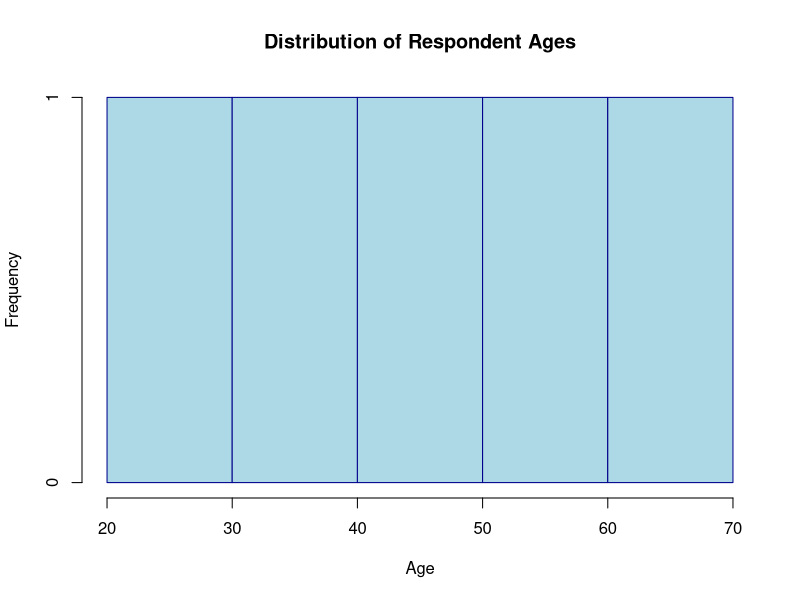
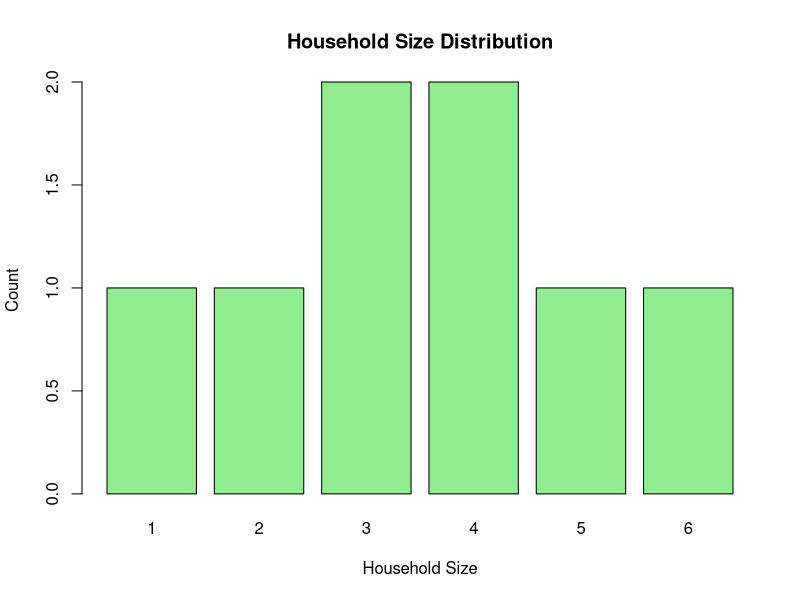
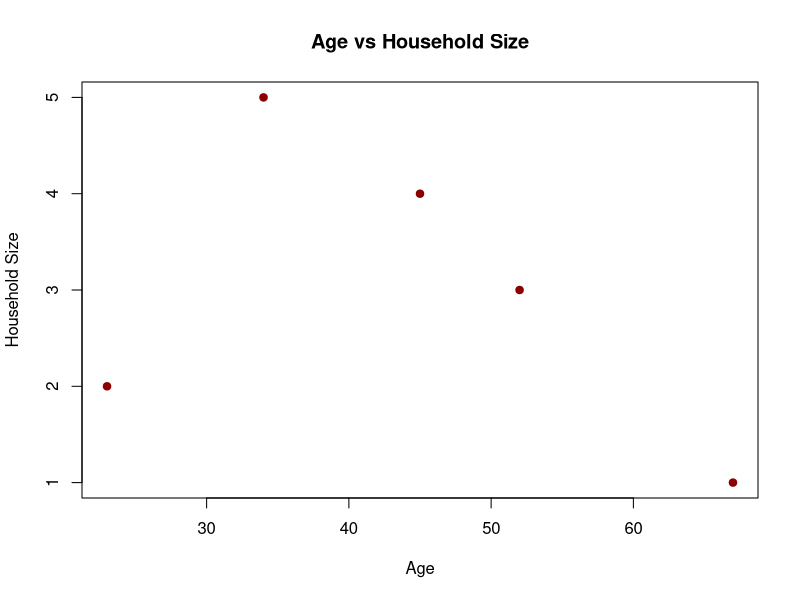
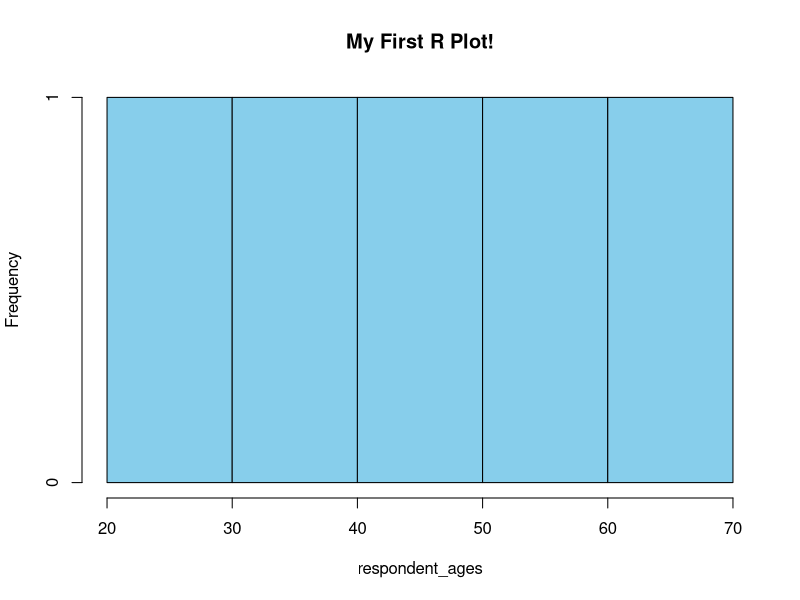

These figures' R source, in order: (Note: this script raises an error after producing the figures.)
#===============================================================================
# DAY 1: INTRODUCTION TO R
# Your First R Script - Learning the Basics
# 
# This script introduces fundamental R concepts through hands-on practice.
# Run each section when instructed during the presentation.
# 
# Remember: Every expert was once a beginner. You're doing great!
#===============================================================================

#-------------------------------------------------------------------------------
# SECTION 1: R as Your Calculator (Run lines 15-30)
#-------------------------------------------------------------------------------

# R can do basic math. Try these calculations:

# Addition
5 + 3

# Subtraction  
100 - 27

# Multiplication
12 * 8

# Division
144 / 12

# R follows mathematical order of operations (PEMDAS)
2 + 3 * 4  # Multiplication happens first, then addition

# Using parentheses to control order
(2 + 3) * 4  # Now addition happens first

#-------------------------------------------------------------------------------
# SECTION 2: Creating Variables - Storing Values (Run lines 35-55)
#-------------------------------------------------------------------------------

# In survey work, we often need to remember important numbers.
# We store values in variables using the arrow: <-

# Store the total population
total_population <- 58000000  # South Africa's approximate population

# Store the sample size we want
target_sample <- 5000

# Store the response rate we expect
expected_response_rate <- 0.75  # This means 75%

# Now R remembers these values. Type each variable name to see:
total_population
target_sample
expected_response_rate

# We can use these variables in calculations
actual_responses <- target_sample * expected_response_rate
actual_responses

# What percentage of the population is our sample?
sample_percentage <- (target_sample / total_population) * 100
sample_percentage

#-------------------------------------------------------------------------------
# SECTION 3: Working with Collections of Data (Run lines 60-90)
#-------------------------------------------------------------------------------

# In surveys, we rarely work with single numbers.
# We work with collections of data.
# The c() function combines values into a collection (vector).

# Ages of five respondents
respondent_ages <- c(23, 45, 67, 34, 52)
respondent_ages

# Household sizes
household_sizes <- c(1, 4, 3, 5, 2, 6, 3, 4)
household_sizes

# Province names (text data needs quotes)
provinces <- c("Gauteng", "Western Cape", "KwaZulu-Natal", 
               "Eastern Cape", "Limpopo")
provinces

# You can even combine variables
sample_sizes <- c(target_sample, 3000, 4500, 2000)
sample_sizes

# R can do math on entire collections at once!
# Add 5 years to all ages
adjusted_ages <- respondent_ages + 5
adjusted_ages

# Double all household sizes (hypothetical scenario)
doubled_households <- household_sizes * 2
doubled_households

#-------------------------------------------------------------------------------
# SECTION 4: Your First Functions (Run lines 95-125)
#-------------------------------------------------------------------------------

# Functions are R's tools for doing specific tasks.
# They take input (arguments) and give output (results).

# The mean() function calculates averages
mean(respondent_ages)

# The median() function finds the middle value
median(respondent_ages)

# The sum() function adds everything up
sum(household_sizes)

# The length() function counts how many items
length(provinces)

# The min() and max() functions find extremes
min(respondent_ages)  # Youngest respondent
max(respondent_ages)  # Oldest respondent

# The range() function shows both min and max
range(respondent_ages)

# The sd() function calculates standard deviation
sd(household_sizes)

# The summary() function gives us everything at once!
summary(respondent_ages)

#-------------------------------------------------------------------------------
# SECTION 5: Creating Simple Data Frames (Run lines 130-160)
#-------------------------------------------------------------------------------

# In real surveys, our data has multiple variables.
# A data frame is like an Excel spreadsheet in R.

# Let's create a small survey dataset
survey_data <- data.frame(
  respondent_id = c(1, 2, 3, 4, 5),
  age = c(23, 45, 67, 34, 52),
  province = c("Gauteng", "Western Cape", "KwaZulu-Natal", 
               "Eastern Cape", "Limpopo"),
  household_size = c(2, 4, 1, 5, 3),
  employed = c(TRUE, TRUE, FALSE, TRUE, FALSE)
)

# View our data frame
survey_data

# See the structure of our data
str(survey_data)

# Get a summary of all variables
summary(survey_data)

# Access specific columns using $
survey_data$age
survey_data$province

# Calculate statistics on specific columns
mean(survey_data$age)
mean(survey_data$household_size)

#-------------------------------------------------------------------------------
# SECTION 6: Logical Operations - Asking Questions (Run lines 165-190)
#-------------------------------------------------------------------------------

# We often need to identify specific cases in our data.
# R uses logical operations to answer yes/no questions.

# Which respondents are over 40?
respondent_ages > 40

# Which households have exactly 3 members?
household_sizes == 3  # Note: double equals for checking equality

# Which respondents are between 30 and 60?
respondent_ages >= 30 & respondent_ages <= 60

# Count how many respondents are over 40
sum(respondent_ages > 40)  # TRUE counts as 1, FALSE as 0

# Find the positions of households with more than 4 members
which(household_sizes > 4)

# Select only the ages of respondents over 40
respondent_ages[respondent_ages > 40]

# What proportion of respondents are over 40?
mean(respondent_ages > 40)  # Clever trick: mean of TRUE/FALSE gives proportion

#-------------------------------------------------------------------------------
# SECTION 7: Basic Sampling Concept (Run lines 195-220)
#-------------------------------------------------------------------------------

# Let's simulate a simple random sample!
# Imagine we have a population of 100 households.

# Create household IDs from 1 to 100
population <- 1:100  # The colon creates a sequence
population

# Take a random sample of 10 households
set.seed(123)  # This ensures we all get the same "random" sample
sample_ids <- sample(population, size = 10)
sample_ids

# What if we want a 20% sample?
sample_size_needed <- length(population) * 0.20
sample_20percent <- sample(population, size = sample_size_needed)
sample_20percent

# The sample() function is the foundation of all sampling in R!
# Options we'll learn later:
# - replace = TRUE (sampling with replacement)
# - prob = weights (unequal probability sampling)

#-------------------------------------------------------------------------------
# SECTION 8: Your First Plot (Run lines 225-250)
#-------------------------------------------------------------------------------

# Visualization helps us understand our data.
# R has powerful plotting capabilities.

# A simple histogram of ages
hist(respondent_ages,
     main = "Distribution of Respondent Ages",
     xlab = "Age",
     ylab = "Frequency",
     col = "lightblue",
     border = "darkblue")

# A bar plot of household sizes
barplot(table(household_sizes),
        main = "Household Size Distribution",
        xlab = "Household Size",
        ylab = "Count",
        col = "lightgreen")

# A basic scatter plot
plot(survey_data$age, survey_data$household_size,
     main = "Age vs Household Size",
     xlab = "Age",
     ylab = "Household Size",
     pch = 19,  # Point character (19 = solid circle)
     col = "darkred")

#-------------------------------------------------------------------------------
# SECTION 9: Saving Your Work (Run lines 255-270)
#-------------------------------------------------------------------------------

# It's important to save outputs for reports and documentation.

# Save a plot to a file
pdf(here::here("03-Outputs", "my_first_plot.pdf"))
hist(respondent_ages,
     main = "My First R Plot!",
     col = "skyblue")
dev.off()  # This closes the file

# Save data to a CSV file
write.csv(survey_data, 
          file = here::here("03-Outputs", "my_first_data.csv"),
          row.names = FALSE)

# Success! You've created your first outputs!
print("Congratulations! You've completed your first R script!")

#-------------------------------------------------------------------------------
# SECTION 10: Challenge Yourself! (Optional)
#-------------------------------------------------------------------------------

# Try these exercises if you finish early:

# Challenge 1: Create a variable with your country's population
# your_country_pop <- ???

# Challenge 2: Create a vector of 5 random numbers between 1 and 100
# Hint: use sample()
# random_numbers <- sample(???, ???)

# Challenge 3: Calculate the mean and median of these numbers
# mean(???)
# median(???)

# Challenge 4: Which numbers are greater than 50?
# ??? > 50

# Challenge 5: Create a simple data frame with 3 variables
# my_data <- data.frame(
#   name = c(???, ???, ???),
#   age = c(???, ???, ???),
#   city = c(???, ???, ???)
# )

#===============================================================================
# END OF SCRIPT
# 
# Fantastic work! You've just learned:
# ✅ Basic R calculations
# ✅ Creating and using variables
# ✅ Working with vectors (collections)
# ✅ Using functions
# ✅ Creating data frames
# ✅ Logical operations
# ✅ Basic sampling
# ✅ Simple plotting
# ✅ Saving outputs
# 
# Next: We'll help Harry with his first real sampling challenge!
#===============================================================================